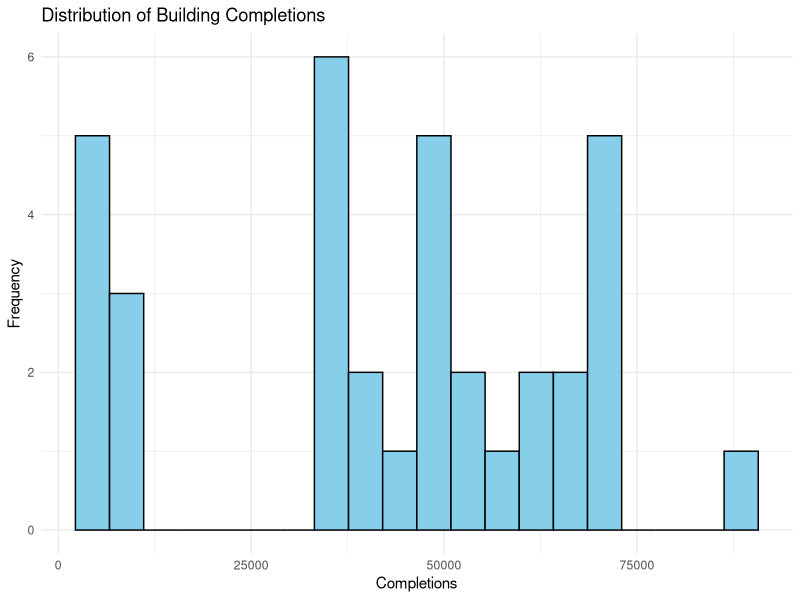
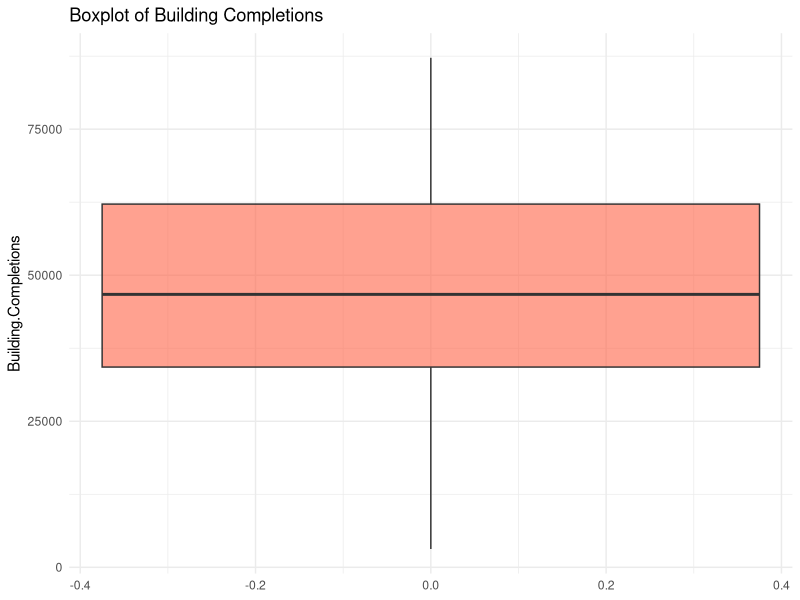
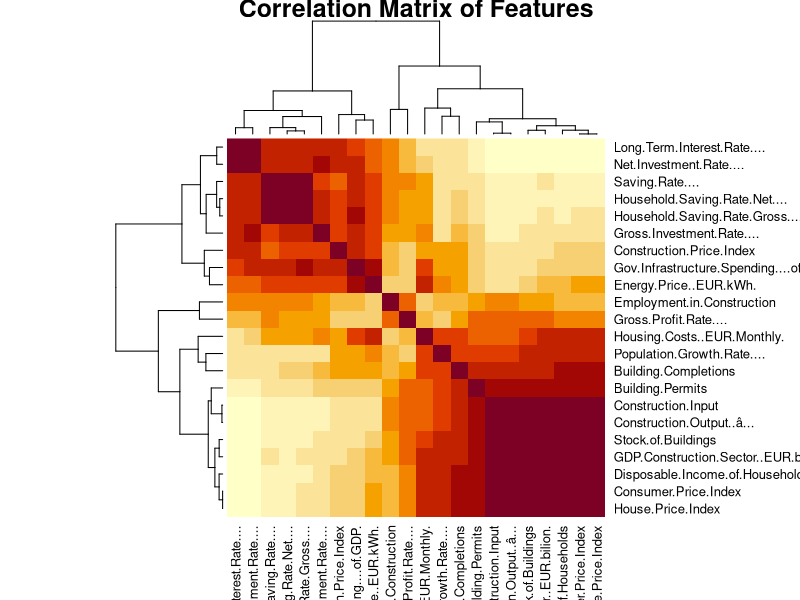
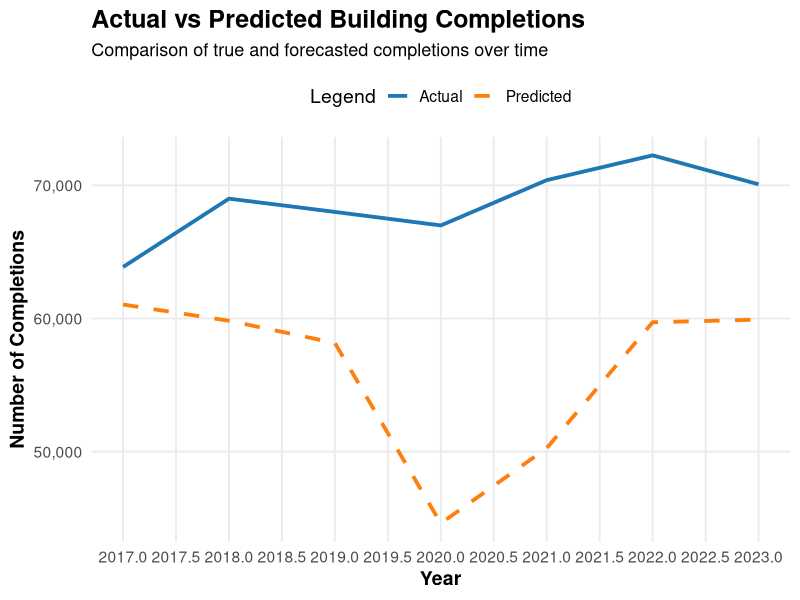
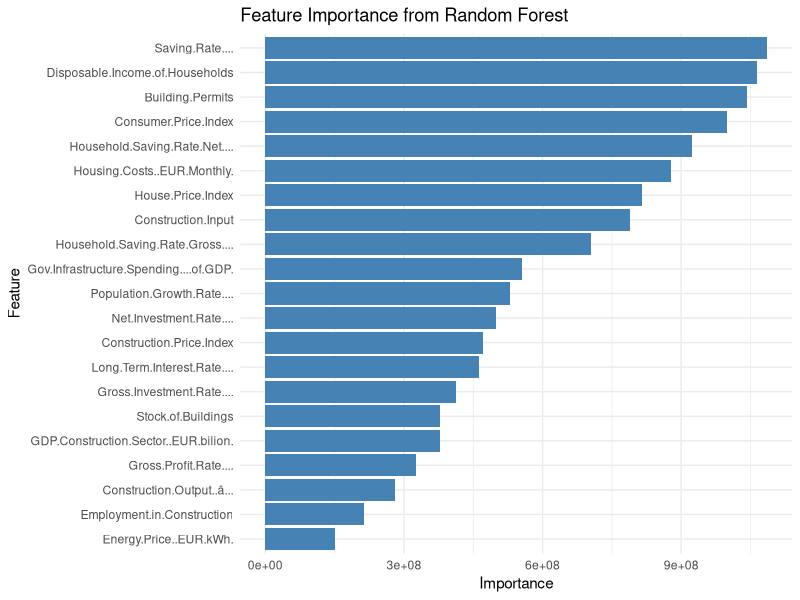
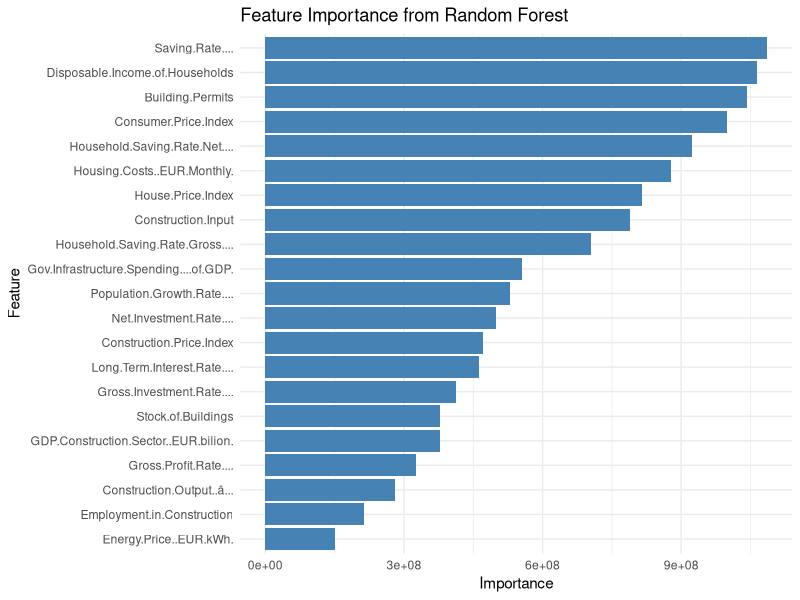
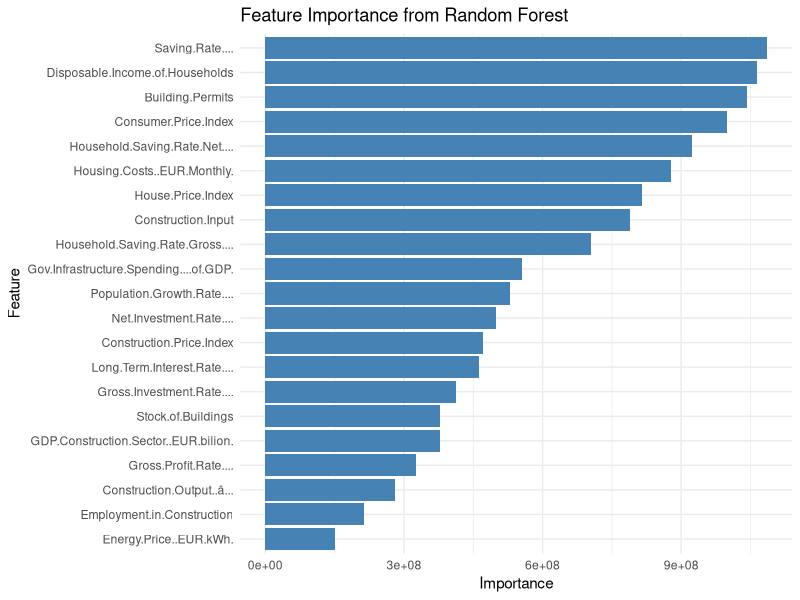

Source code (R) for these figures, in order:
# Thesis: Random Forest Forecasting Model for Austrian Housing Construction
# Author: [Blendi Elshani]
# Description: Yearly Random Forest model with evaluation, visualization, and diagnostics

# ========================
# 1. Libraries and Settings
# ========================

install.packages("readr")
install.packages("dplyr")
install.packages("ggplot2")
install.packages("randomForest")
install.packages("tidyr")
install.packages("scales")
install.packages("magrittr")

library(readr)
library(dplyr)
library(ggplot2)
library(randomForest)
library(tidyr)
library(scales)
library(magrittr)



# For reproducibility
set.seed(42)

# ========================
# 2. Load and Explore Data
# ========================


setwd("C:/Users/blend/Desktop/seminar new dataset")

data <- read.csv("Housing_Construction_RF_Iterative_Imputed.csv")

# View structure
str(data)
summary(data)

# ========================
# 3. Basic Diagnostics
# ========================
# Histogram of Building Completions
ggplot(data, aes(x = `Building.Completions`)) +
  geom_histogram(bins = 20, fill = "skyblue", color = "black") +
  theme_minimal() +
  labs(title = "Distribution of Building Completions", x = "Completions", y = "Frequency")




# Boxplot for detecting outliers
ggplot(data, aes(y = `Building.Completions`)) +
  geom_boxplot(fill = "tomato", alpha = 0.6) +
  theme_minimal() +
  labs(title = "Boxplot of Building Completions")


# Set font globally
par(family = "sans", cex = 0.3)  



# Correlation matrix (heatmap style)
cor_data <- cor(select(data, -Year))
cor_data 

heatmap(cor_data, symm = TRUE, main = "Correlation Matrix of Features")






# ========================
# 4. Define Features and Target
# ========================
target <- "Building.Completions"
features <- setdiff(names(data), c("Year", target))
X <- data[, features]
y <- data[[target]]

# ========================
# 5. Time-Aware Train-Test Split
# ========================
split_idx <- floor(0.8 * nrow(data))
X_train <- X[1:split_idx, ]
y_train <- y[1:split_idx]
X_test <- X[(split_idx + 1):nrow(data), ]
y_test <- y[(split_idx + 1):nrow(data)]
years_test <- data$Year[(split_idx + 1):nrow(data)]



# ========================
# 6. Train Random Forest Model
# ========================
rf_model <- randomForest(x = X_train, y = y_train, ntree = 500)
rf_model



# ========================
# 7. Predictions & Evaluation
# ========================
y_pred <- predict(rf_model, X_test)
y_pred



# Evaluation metrics
evaluate_model <- function(actual, predicted) {
  mae <- mean(abs(actual - predicted))
  rmse <- sqrt(mean((actual - predicted)^2))
  r2 <- 1 - sum((actual - predicted)^2) / sum((actual - mean(actual))^2)
  return(list(MAE = mae, RMSE = rmse, R2 = r2))
}

metrics <- evaluate_model(y_test, y_pred)
print(metrics)



# ========================
# 8. Actual vs Predicted Plot
# ========================
pred_df <- data.frame(Year = years_test, Actual = y_test, Predicted = y_pred)
pred_df





ggplot(pred_df, aes(x = Year)) +
  geom_line(aes(y = Actual, color = "Actual"), linewidth = 1.3) +
  geom_line(aes(y = Predicted, color = "Predicted"), linewidth = 1.3, linetype = "dashed") +
  scale_color_manual(values = c("Actual" = "#1f77b4", "Predicted" = "#ff7f0e")) +
  scale_y_continuous(labels = scales::comma) +
  scale_x_continuous(breaks = pretty(pred_df$Year, n = 10)) +
  labs(
    title = "Actual vs Predicted Building Completions",
    subtitle = "Comparison of true and forecasted completions over time",
    x = "Year",
    y = "Number of Completions",
    color = "Legend"
  ) +
  theme_minimal(base_size = 14) +
  theme(
    plot.title = element_text(face = "bold", size = 18),
    plot.subtitle = element_text(size = 13, margin = ggplot2::margin(t = 0, r = 0, b = 10, l = 0)),
    axis.title = element_text(face = "bold"),
    legend.position = "top",
    panel.grid.minor = element_blank()
  )




# ========================
# 9. Feature Importance
# ========================

importance(rf_model)


importance_df <- data.frame(Feature = rownames(importance(rf_model)),
                            Importance = importance(rf_model)[, 1]) %>%
  arrange(desc(Importance))

importance_df


ggplot(importance_df, aes(x = reorder(Feature, Importance), y = Importance)) +
  geom_bar(stat = "identity", fill = "steelblue") +
  coord_flip() +
  theme_minimal() +
  labs(title = "Feature Importance from Random Forest", x = "Feature", y = "Importance")



# ========================
# 10. Save Outputs
# ========================
ggsave("actual_vs_predicted.png", width = 8, height = 5)
ggsave("feature_importance.png", width = 8, height = 5)



